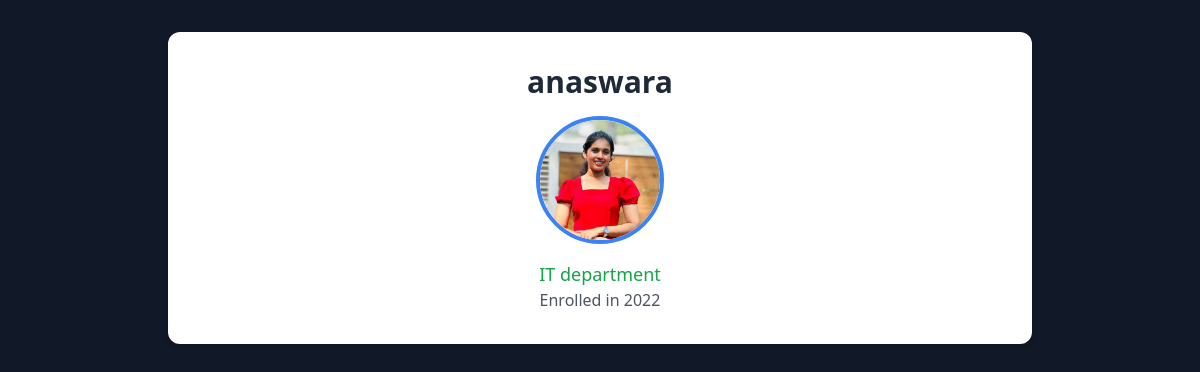
The app's page /profile/2/ with its own data.
### myapp/models.py (models this page shows, shortened)
class StudentProfile(models.Model):
    user = models.OneToOneField(User, on_delete=models.CASCADE, related_name='student_profile')
    enrollment_year = models.PositiveIntegerField()
    major = models.CharField(max_length=255)
    resume = models.FileField(upload_to='resumes/', blank=True, null=True)
    profile_picture = models.ImageField(upload_to='profile_pics/', blank=True, null=True)

class User(AbstractUser):
    is_alumni = models.BooleanField(default=False)
    is_student = models.BooleanField(default=False)
    groups = models.ManyToManyField(Group, related_name="custom_user_groups", blank=True)
    user_permissions = models.ManyToManyField(Permission, related_name="custom_user_permissions", blank=True)

### myapp/views.py (the view)
# urls.py: path('profile/<int:user_id>/',view_profile, name='view_profile'),
def view_profile(request, user_id):
    user = get_object_or_404(User, id=user_id)
    profile = None
    profile_type = None
    try:
        profile = AlumniProfile.objects.get(user=user)
        profile_type = "alumni"
    except AlumniProfile.DoesNotExist:
        try:
            profile = StudentProfile.objects.get(user=user)
            profile_type = "student"
        except StudentProfile.DoesNotExist:
            profile = None
    if not profile:
        return render(request, 'profile_not_found.html', {'user': user})
    return render(request, 'profile_detail.html', {
        'profile': profile,
        'profile_type': profile_type
    })

### templates/profile_detail.html
{% extends 'home.html' %}
{% load static%}
{% block content %}
<div class="max-w-4xl mx-auto px-4 py-8">
  <div class="bg-white rounded-xl shadow-md p-8 text-center">
    <h1 class="text-3xl font-bold text-gray-800 mb-4">{{ profile.user.username }}</h1>
    {% if profile.profile_picture %}
      <img src="{{ profile.profile_picture.url }}" alt="Profile" class="w-32 h-32 mx-auto rounded-full border-4 border-blue-500 mb-4">
    {% else %}
      <img src="{% static 'default_profile.png' %}" alt="Default Profile" class="w-32 h-32 mx-auto rounded-full border-4 border-blue-500 mb-4">
    {% endif %}
    {% if profile_type == 'alumni' %}
      <p class="text-lg text-blue-600">{{ profile.job_title }} at {{ profile.company }}</p>
      <p class="text-gray-600">{{ profile.department }} — Class of {{ profile.graduation_year }}</p>
    {% elif profile_type == 'student' %}
      <p class="text-lg text-green-600">{{ profile.major }}</p>
      <p class="text-gray-600">Enrolled in {{ profile.enrollment_year }}</p>
    {% endif %}
  </div>
</div>
{% endblock %}

### records on screen
StudentProfile: user.username "anaswara", profile_picture (picture), major "IT department", enrollment_year "2022"
